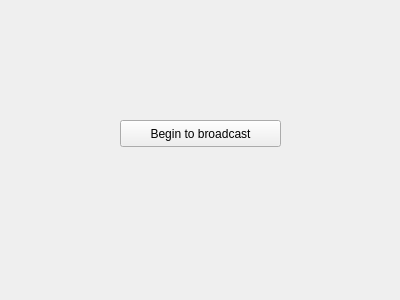
<?xml version="1.0" encoding="UTF-8"?>
<ui version="4.0">
 <class>Widget</class>
 <widget class="QWidget" name="Widget">
  <property name="geometry">
   <rect>
    <x>0</x>
    <y>0</y>
    <width>400</width>
    <height>300</height>
   </rect>
  </property>
  <property name="windowTitle">
   <string>Widget</string>
  </property>
  <widget class="QPushButton" name="pushButton">
   <property name="geometry">
    <rect>
     <x>120</x>
     <y>120</y>
     <width>161</width>
     <height>27</height>
    </rect>
   </property>
   <property name="text">
    <string>Begin to broadcast</string>
   </property>
  </widget>
 </widget>
 <layoutdefault spacing="6" margin="11"/>
 <resources/>
 <connections/>
</ui>
